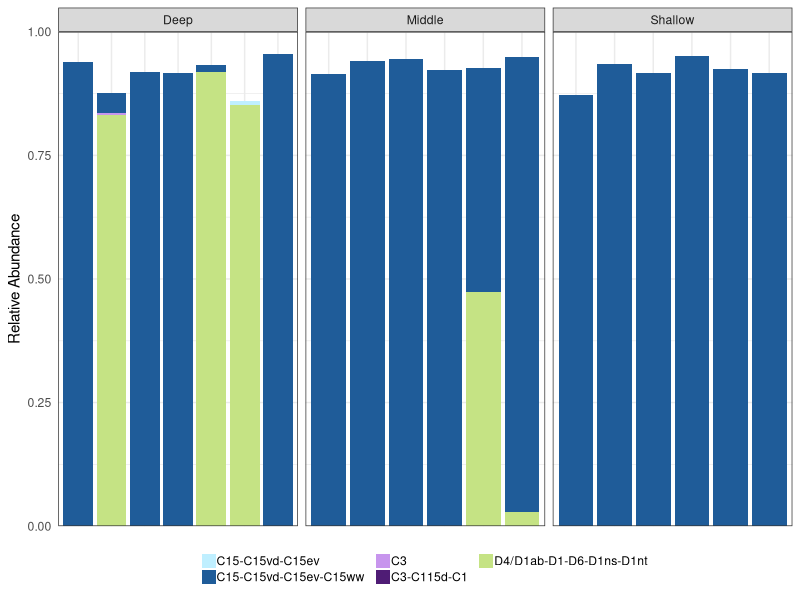
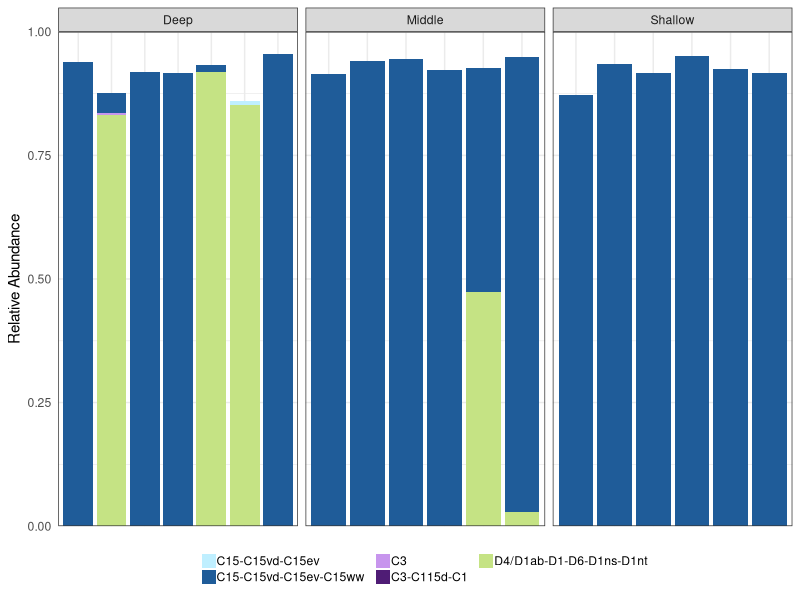

Reproduce these figures in R, in order. (Note: this script raises an error after producing the figures.)
## ---- chunk 1
knitr::opts_chunk$set(echo = TRUE)
## ---- chunk 2
library(tidyverse)
library(ggplot2)
library(writexl)
library(vegan)
## ---- chunk 3
raw_lines <- readLines("data/ITS2/its2_type_profiles/553_20250131T130103_DBV_20250201T092521.profiles.relative.abund_and_meta.txt")

# Find where the actual abundance data starts
data_start <- grep("^216", raw_lines)[1]

# Split the file
metadata_lines <- raw_lines[1:(data_start - 1)]
data_lines <- raw_lines[data_start:(length(raw_lines)-2)]
extra_lines <- raw_lines[(length(raw_lines)-1):length(raw_lines)]


# Read metadata table
meta <- read.delim(text = paste(metadata_lines, collapse = "\n"), header = FALSE, sep = "\t", stringsAsFactors = FALSE)

    # transpose table
   meta_t <- as.data.frame(t(meta[ , -2]))
    # set the first row as column names
    colnames(meta_t) <- meta_t[1, ]
    # remove first row
    meta_t <- meta_t[-1, ]


# Read abundance data
relabund <- read.delim(text = paste(data_lines, collapse = "\n"), header = FALSE, sep = "\t", stringsAsFactors = FALSE)

    # Add headers from last row of meta
    headers <- as.character(meta[nrow(meta), 3:7])

    # Create full header vector
    full_headers <- c("sample_id", "sample_name", headers)

    # Assign to relabund
    colnames(relabund) <- full_headers

    # Reshape dataframe to long format
    relabund_long <- relabund %>% 
      pivot_longer(cols = 3:ncol(relabund), 
                   names_to = "ITS2_type_profile", 
                   values_to = "relative_abundance") %>% 
      mutate(Depth = case_when(grepl("Deep", sample_name) ~ "Deep",
                               grepl("Shall", sample_name) ~ "Shallow",
                               grepl("Midd", sample_name) ~ "Middle")) 
    
write_xlsx(relabund, "data/ITS2/ITS2_type_relabund.xlsx")

# Plot Relative Abundance 
rel_abund_ITS2 <- ggplot(relabund_long, aes(x = sample_name,y = relative_abundance,fill = ITS2_type_profile)) +
  geom_bar(stat = "identity") +
  facet_wrap(~Depth, scales = "free_x") +
  scale_y_continuous(expand = c(0, 0)) +
  coord_cartesian(ylim = c(0, 1)) +
  scale_fill_manual(values = c( "lightblue1","#1F5C99","#c795ed", "#4f1c75", "#C5E384")) +
  guides(fill=guide_legend(ncol=3)) +
  theme_bw() +
  labs(y = "Relative Abundance", fill = "Type Profile") +
  theme(axis.text.x = element_blank(),
        axis.title.x = element_blank(),
        axis.ticks = element_blank(),
        legend.spacing.x = unit(0.2, "cm"),  
        legend.spacing.y = unit(0.1, "cm"),  
        legend.key.size = unit(0.8, "lines"), 
        legend.text = element_text(margin = margin(r = 2, unit = "pt")),
        legend.title = element_blank(),
  legend.position = "bottom",
  legend.direction = "vertical")

ggsave(
  filename = "Plots/ITS2/rel_abund_ITS2.pdf",  # Name of the output file
  plot = rel_abund_ITS2,                      # Specify the plot to save
  width = 7,                            # Width in inches
  height = 5                            # Height in inches
)

ggsave(
  filename = "Plots/ITS2/rel_abund_ITS2.png",  # Name of the output file
  plot = rel_abund_ITS2,                      # Specify the plot to save
  width = 7,                            # Width in inches
  height = 5                            # Height in inches
)

saveRDS(rel_abund_ITS2, file = "Plots/ITS2/rel_abund_ITS2.rds")
## ---- chunk 4
# Do the overall ITS2 type compositions differ between sites (Inshore vs Offshore) based on their relative abundances?
relabund <- relabund %>%
  mutate(Depth = case_when(
    grepl("Deep", sample_name) ~ "Deep",
    grepl("Midd", sample_name) ~ "Middle",
    grepl("Shall", sample_name) ~ "Shallow")) 
 # gather(key = "ITS2_type", value = "rel_ab", -Site, -sample_id, -sample_name)

its2_types <- relabund[, 3:(ncol(relabund)-1)]  # adjust column indices if needed

set.seed(123)

disp <- betadisper(vegdist(its2_types, method="bray"), relabund$Depth)

anova(disp)

ITS2_type_permanova <- adonis2(its2_types ~ Depth, data = relabund, method = "bray")

ITS2_type_permanova
## ---- chunk 5
shallvsdeep <- relabund %>%
  filter(Depth == "Deep" | Depth == "Shallow")

its2_types <- shallvsdeep[, 3:(ncol(shallvsdeep)-1)]  # adjust column indices if needed

set.seed(123)

disp <- betadisper(vegdist(its2_types, method="bray"), shallvsdeep$Depth)

anova(disp)

ITS2_type_permanova <- adonis2(its2_types ~ Depth, data = shallvsdeep, method = "bray")

ITS2_type_permanova
